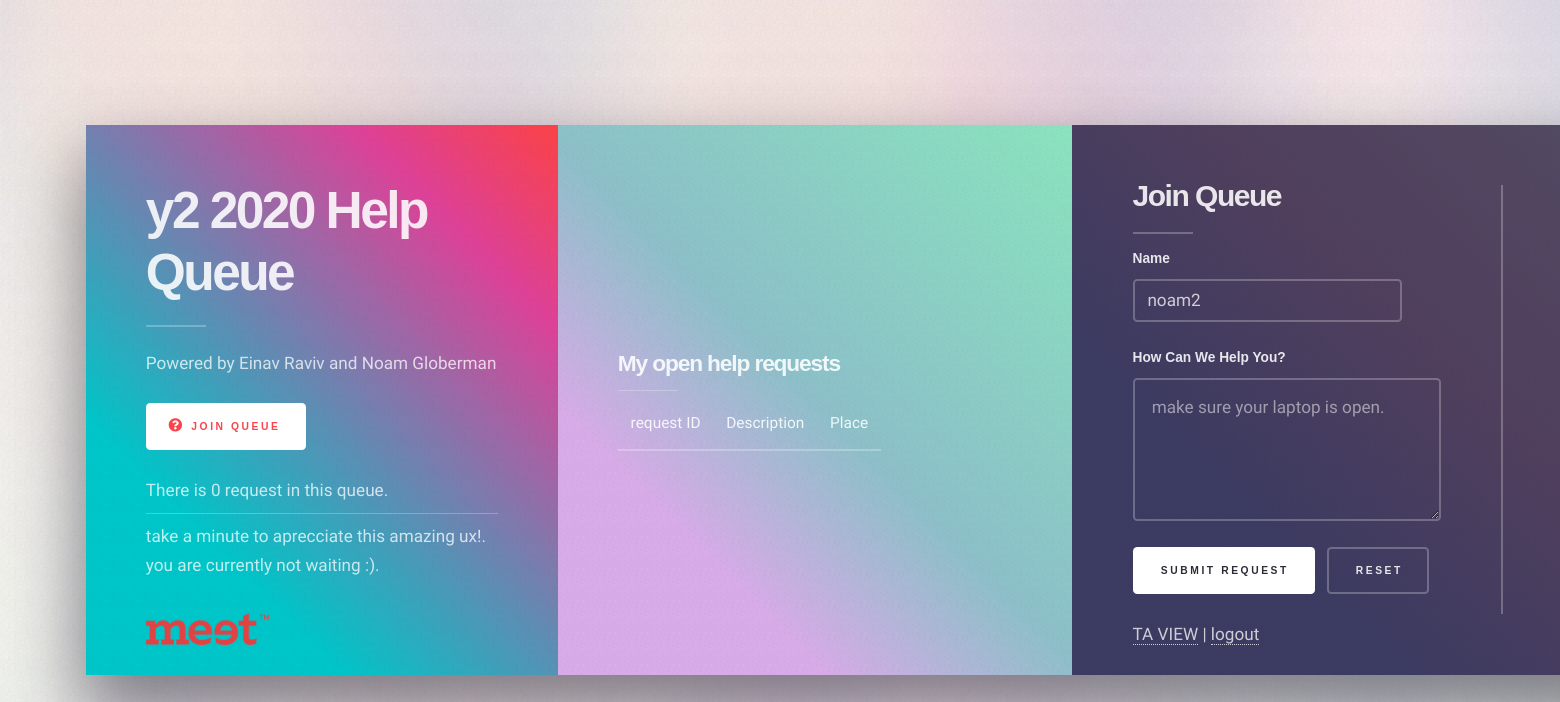
Before: /home (signed in) with the older database file.
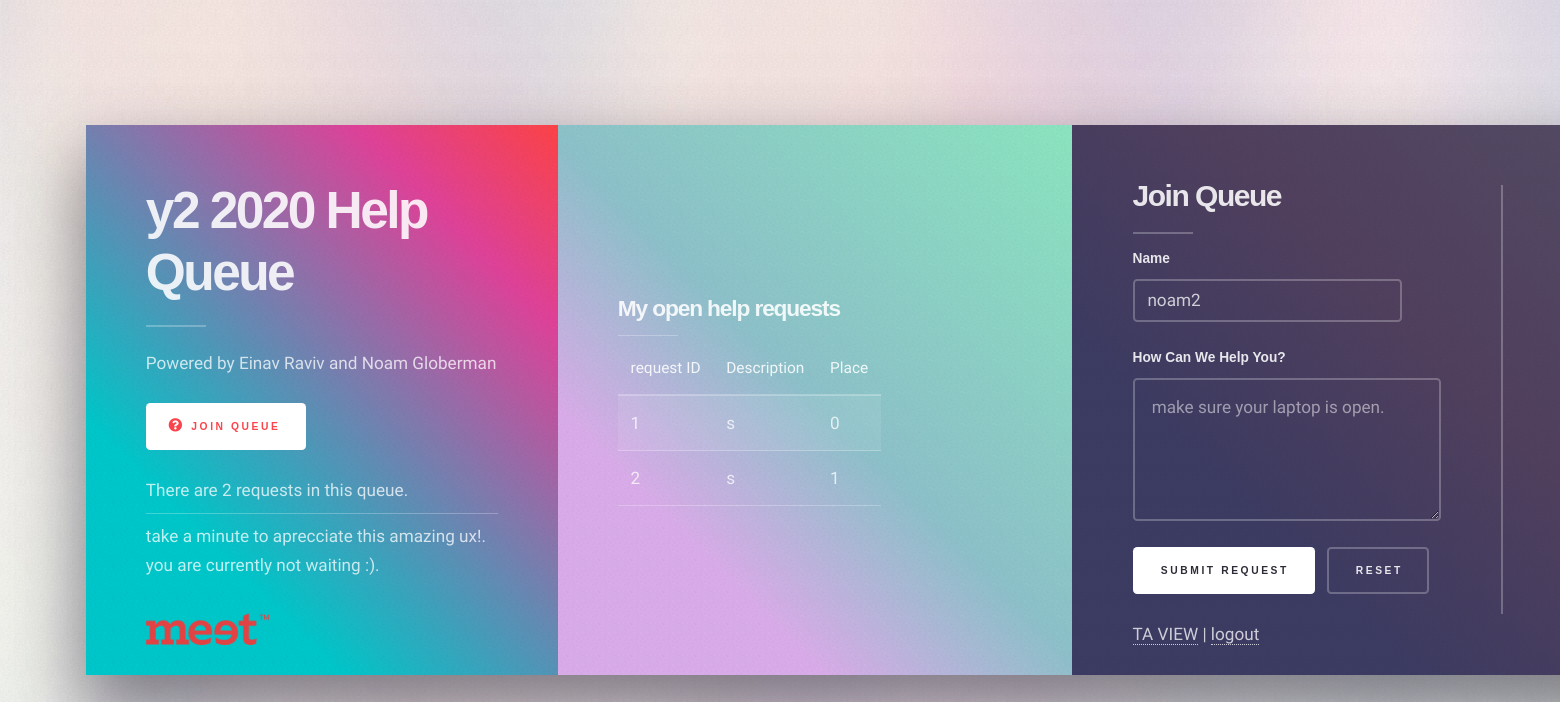
After: the same page with the newer database file.
### model.py (models this page shows, shortened)
class Reqs(Base):
    __tablename__ = "reqs"
    id = Column(Integer, primary_key = True)
    student = Column(String)
    question = Column(String)
    answered = Column(Boolean)
    place = Column(Integer)

### app.py (the view)
@app.route('/home', methods = ['GET', 'POST'])
def home():
    global start_time
    if 'username' in login_session:
        username = login_session['username']
        staff = False
        if get_user(username).role != 'student':
            staff = True
        if start_time != 0:
            now = str(datetime.datetime.now() - start_time)[:-7]
        else:
            now = 0
        if len(get_student_reqs(username)) == 0:
            now = 0
        if request.method == 'POST':
            question = request.form['question']
            add_request(username, question)
            if len(get_student_reqs(username)) != 0 and start_time == 0:
                print("it is")
                start_time = datetime.datetime.now()
        amount = len(get_reqs())
        return render_template('index2.html',username = username, now = now, reqs = get_student_reqs(username), amount = amount, staff = staff)
    else:
        return redirect(url_for('login'))

### database.py (called while the page is built)
def get_student_reqs(student):
    reqs = session.query(Reqs).filter_by(student = student, answered = False).all()
    return reqs

def get_reqs():
    return session.query(Reqs).filter_by(answered = False).all()

def get_user(username):
    user = session.query(Users).filter_by(username = username).first()
    return user

### templates/index2.html (shortened to what this page needs)
﻿<!DOCTYPE HTML>
<html>
	<head>
		<link rel="stylesheet" href="{{ url_for('static', filename='assets/css/main.css') }}" />
	</head>
	<body class="is-preload">
			<div id="page-wrapper">
                <div id="wrapper">
                    <section class="panel banner right">
                        <div class="content color0 span-3-75">
                            <h1 class="major">y2 2020 Help Queue</h1>
                            <p>Powered by Einav Raviv and Noam Globerman</p>
                            <ul class="actions">
                                <li><a href="#queue" class="button primary color2 icon solid far fa-question-circle">join Queue</a></li>
                            </ul>
                            <ul class="alt">
                                {%if amount > 1%}
                                <li>There are {{amount}} requests in this queue.</li>
                                {%else%}
                                <li>There is {{amount}} request in this queue.</li>
                                {%endif%}
                                <li>take a minute to aprecciate this amazing ux!.<br>{%if now != 0%} your waiting time: {{now}}{%else%}you are currently not waiting :){%endif%}.</li>
                            </ul>
                            <img style="width: 35%;" src="{{ url_for('static', filename='images/meetlogo.png') }}">
                        </div>
                    </section>
                    <section class="panel color2-alt" id="my">
                        <div class="intro color2">
                            <h3 class="major">My open help requests</h3>
                            <div class="table-wrapper">
                                <table>
                                    <thead>
                                        <tr>
                                            <th>request ID</th>
                                            <th>Description</th>
                                            <th>Place</th>
                                        </tr>
                                    </thead>
                                    <tbody>
                                        {%for r in reqs%}
                                        <tr>
                                            <td>{{r.id}}</td>
                                            <td>{{r.question}}</td>
                                            <td>{{r.place}}</td>
                                        </tr>
                                        {%endfor%}
                                    </tbody>
                                </table>
                            </div>
                        </div>
                        </section>
                        <section class="panel color4-alt" id="queue">
                            <div class="inner columns divided">
                                    <div class="span-3-25">
                                        <h2 class="major">Join Queue</h2>
                                        <form method="post" action="/home">
                                            <div class="fields">
                                                <div class="field third">
                                                    <label for="demo-name">Name</label>
                                                    <input type="text" name="demo-name" id="demo-name" value="{{username}}" placeholder="Automatic fill" disabled/>
                                                </div>
                                                <div class="field">
                                                    <label for="demo-message">How Can We Help You?</label>
                                                    <textarea style="width:100%;" name="question" id="demo-message" placeholder="make sure your laptop is open." rows="4"></textarea>
                                                </div>
                                            </div>
                                            <ul class="actions">
                                                <li><input type="submit" value="Submit Request" class="button primary" /></li>
                                                <li><input type="reset" value="Reset" /></li>
                                            </ul>
                                        </form>
                                        {%if staff == True%}
                                        <a href = "{{url_for('view')}}">TA VIEW</a> |
                                        {%endif%}
                                        <a href = "{{url_for('logout')}}">logout</a>
                                        </div>
                                     </div>
                        </section>
	</body>
</html>

Changed rows visible on the page:
now on this page (row edited): Reqs: id "1", question "s", place "0"
added Reqs: id "2", question "s", place "1"
Other visible differences:
{{ amount }}: (not shown) → "2"
{{ amount }}: "0" → (not shown)
text no longer shown: "There is request in this queue."
text now shown: "There are requests in this queue."
